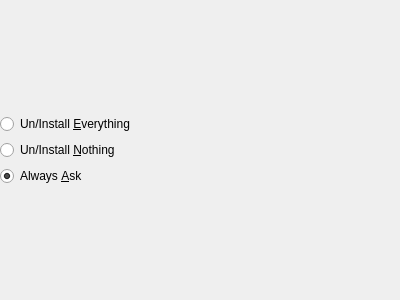
<?xml version="1.0" encoding="UTF-8"?>
<ui version="4.0">
 <class>GlobalFilterWidget</class>
 <widget class="QWidget" name="GlobalFilterWidget">
  <property name="geometry">
   <rect>
    <x>0</x>
    <y>0</y>
    <width>400</width>
    <height>300</height>
   </rect>
  </property>
  <property name="windowTitle">
   <string>Global Filter Fallback</string>
  </property>
  <property name="whatsThis">
   <string>Select what should happen when packages are changed on your machine. This is used as fallback if no other filters apply.</string>
  </property>
  <layout class="QVBoxLayout" name="verticalLayout">
   <property name="leftMargin">
    <number>0</number>
   </property>
   <property name="topMargin">
    <number>0</number>
   </property>
   <property name="rightMargin">
    <number>0</number>
   </property>
   <property name="bottomMargin">
    <number>0</number>
   </property>
   <item>
    <spacer name="verticalSpacer">
     <property name="orientation">
      <enum>Qt::Vertical</enum>
     </property>
     <property name="sizeHint" stdset="0">
      <size>
       <width>20</width>
       <height>99</height>
      </size>
     </property>
    </spacer>
   </item>
   <item>
    <widget class="QRadioButton" name="addButton">
     <property name="text">
      <string>Un/Install &amp;Everything</string>
     </property>
    </widget>
   </item>
   <item>
    <widget class="QRadioButton" name="skipButton">
     <property name="text">
      <string>Un/Install &amp;Nothing</string>
     </property>
    </widget>
   </item>
   <item>
    <widget class="QRadioButton" name="askButton">
     <property name="text">
      <string>Always &amp;Ask</string>
     </property>
     <property name="checked">
      <bool>true</bool>
     </property>
    </widget>
   </item>
   <item>
    <spacer name="verticalSpacer_2">
     <property name="orientation">
      <enum>Qt::Vertical</enum>
     </property>
     <property name="sizeHint" stdset="0">
      <size>
       <width>20</width>
       <height>99</height>
      </size>
     </property>
    </spacer>
   </item>
  </layout>
 </widget>
 <resources/>
 <connections/>
</ui>
